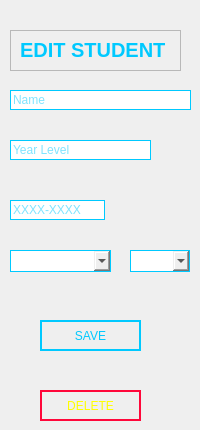
     <widget class="QWidget" name="EditStudentPage">
      <widget class="QLineEdit" name="NameEdit">
       <property name="geometry">
        <rect>
         <x>10</x>
         <y>90</y>
         <width>181</width>
         <height>20</height>
        </rect>
       </property>
       <property name="toolTip">
        <string>Student Name</string>
       </property>
       <property name="styleSheet">
        <string notr="true">QLineEdit {
    border: 1px solid #00C9FF;
    color: #00C9FF;  /* Text color of QLineEdit */
    text-align: center;
}

QLineEdit::placeholder {
    color: #00C9FF;  /* Text color of placeholder */
    text-align: center;
}</string>
       </property>
       <property name="placeholderText">
        <string>Name</string>
       </property>
      </widget>
      <widget class="QLineEdit" name="YearLevelEdit">
       <property name="geometry">
        <rect>
         <x>10</x>
         <y>140</y>
         <width>141</width>
         <height>20</height>
        </rect>
       </property>
       <property name="toolTip">
        <string>Student Year Level</string>
       </property>
       <property name="styleSheet">
        <string notr="true">QLineEdit{
border: 1px solid #00C9FF;
color: #00C9FF;
text-align: center;
}</string>
       </property>
       <property name="placeholderText">
        <string>Year Level</string>
       </property>
      </widget>
      <widget class="QLineEdit" name="StudentIDEdit">
       <property name="geometry">
        <rect>
         <x>10</x>
         <y>200</y>
         <width>95</width>
         <height>20</height>
        </rect>
       </property>
       <property name="toolTip">
        <string>Student ID</string>
       </property>
       <property name="styleSheet">
        <string notr="true">QLineEdit{
border: 1px solid #00C9FF;
color: #00C9FF;
text-align: center;
}</string>
       </property>
       <property name="placeholderText">
        <string>XXXX-XXXX</string>
       </property>
      </widget>
      <widget class="QComboBox" name="CouseCodeEdit">
       <property name="geometry">
        <rect>
         <x>10</x>
         <y>250</y>
         <width>101</width>
         <height>22</height>
        </rect>
       </property>
       <property name="toolTip">
        <string>Course Code</string>
       </property>
       <property name="styleSheet">
        <string notr="true">QComboBox {
    border: 1px solid #00C9FF;
}</string>
       </property>
       <property name="placeholderText">
        <string/>
       </property>
      </widget>
      <widget class="QComboBox" name="GenderEdit">
       <property name="geometry">
        <rect>
         <x>130</x>
         <y>250</y>
         <width>60</width>
         <height>22</height>
        </rect>
       </property>
       <property name="toolTip">
        <string>Gender</string>
       </property>
       <property name="styleSheet">
        <string notr="true">QComboBox {
    border: 1px solid #00C9FF;
}</string>
       </property>
      </widget>
      <widget class="QPushButton" name="SaveStudentEdit">
       <property name="geometry">
        <rect>
         <x>40</x>
         <y>320</y>
         <width>101</width>
         <height>31</height>
        </rect>
       </property>
       <property name="toolTip">
        <string>Save Changes</string>
       </property>
       <property name="styleSheet">
        <string notr="true">QPushButton {
    border: 2px solid #00C9FF;
    color: #00C9FF;  /* Text color of QPushButton */
    text-align: center;  /* Center-align text in QPushButton */
}</string>
       </property>
       <property name="text">
        <string>SAVE</string>
       </property>
      </widget>
      <widget class="QFrame" name="frame_3">
       <property name="geometry">
        <rect>
         <x>10</x>
         <y>30</y>
         <width>171</width>
         <height>41</height>
        </rect>
       </property>
       <property name="styleSheet">
        <string notr="true">QFrame {
    border: 2px solid #00C9FF;
}

QFrame &gt; * {
    border: none;
}</string>
       </property>
       <property name="frameShape">
        <enum>QFrame::StyledPanel</enum>
       </property>
       <property name="frameShadow">
        <enum>QFrame::Raised</enum>
       </property>
       <widget class="QLabel" name="label_5">
        <property name="geometry">
         <rect>
          <x>10</x>
          <y>10</y>
          <width>161</width>
          <height>20</height>
         </rect>
        </property>
        <property name="font">
         <font>
          <pointsize>15</pointsize>
          <weight>75</weight>
          <bold>true</bold>
         </font>
        </property>
        <property name="styleSheet">
         <string notr="true">QLabel {
    color: #00C9FF;
}</string>
        </property>
        <property name="text">
         <string>EDIT STUDENT</string>
        </property>
       </widget>
      </widget>
      <widget class="QPushButton" name="ExecuteDeleteStudent">
       <property name="geometry">
        <rect>
         <x>40</x>
         <y>390</y>
         <width>101</width>
         <height>31</height>
        </rect>
       </property>
       <property name="toolTip">
        <string>Save Changes</string>
       </property>
       <property name="styleSheet">
        <string notr="true">QPushButton {
    border: 2px solid #FF073A;
    color: #FFFF00;  /* Text color of QPushButton */
    text-align: center;  /* Center-align text in QPushButton */
}</string>
       </property>
       <property name="text">
        <string>DELETE</string>
       </property>
      </widget>
     </widget>
